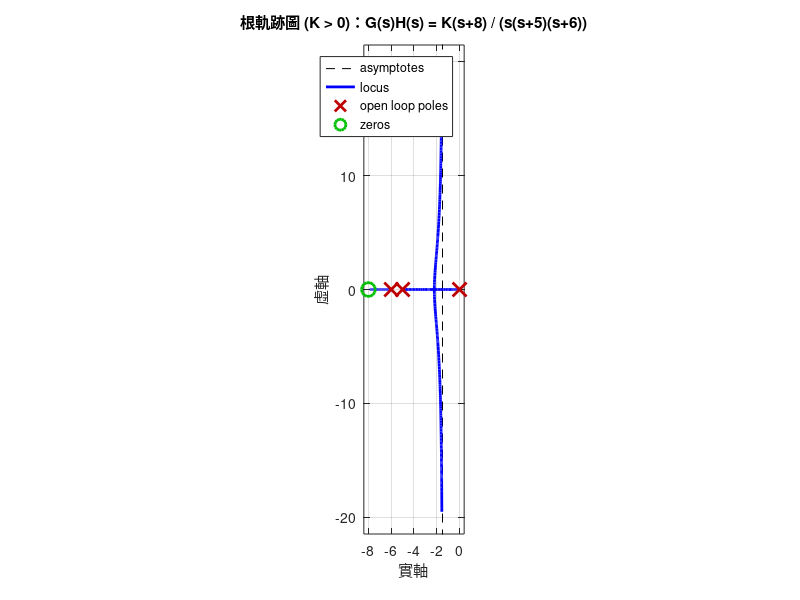
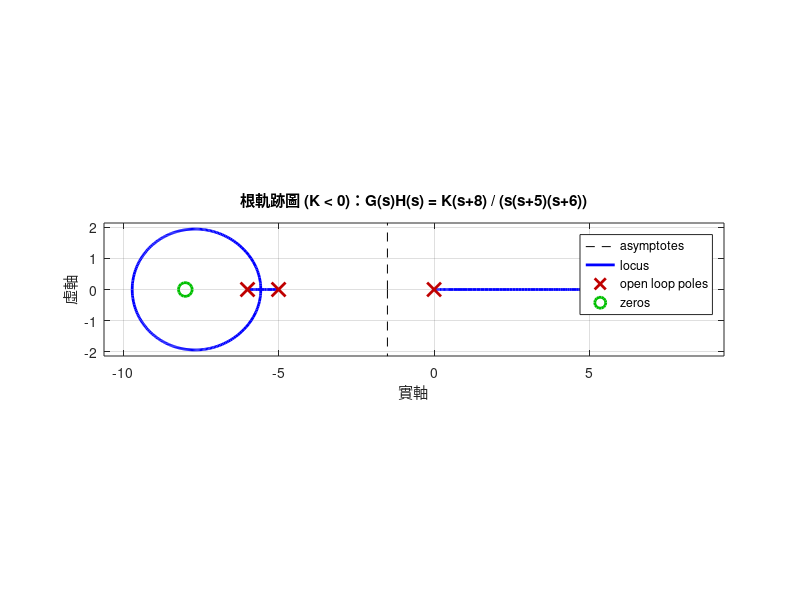

The MATLAB script that drew these images, in order:
% 分子：K(s+8) -> [K 8K]
num = [1 8]; 

% 分母：s(s+5)(s+6) = s(s^2 + 11s + 30) = s^3 + 11s^2 + 30s
den = [1 11 30 0]; 

sys = tf(num, den);

figure; 
rlocus(sys);
title('根軌跡圖 (K > 0)：G(s)H(s) = K(s+8) / (s(s+5)(s+6))');
xlabel('實軸');
ylabel('虛軸');
grid on;
axis equal; 

figure;
rlocus(-sys);
title('根軌跡圖 (K < 0)：G(s)H(s) = K(s+8) / (s(s+5)(s+6))');
xlabel('實軸');
ylabel('虛軸');
grid on;
axis equal;